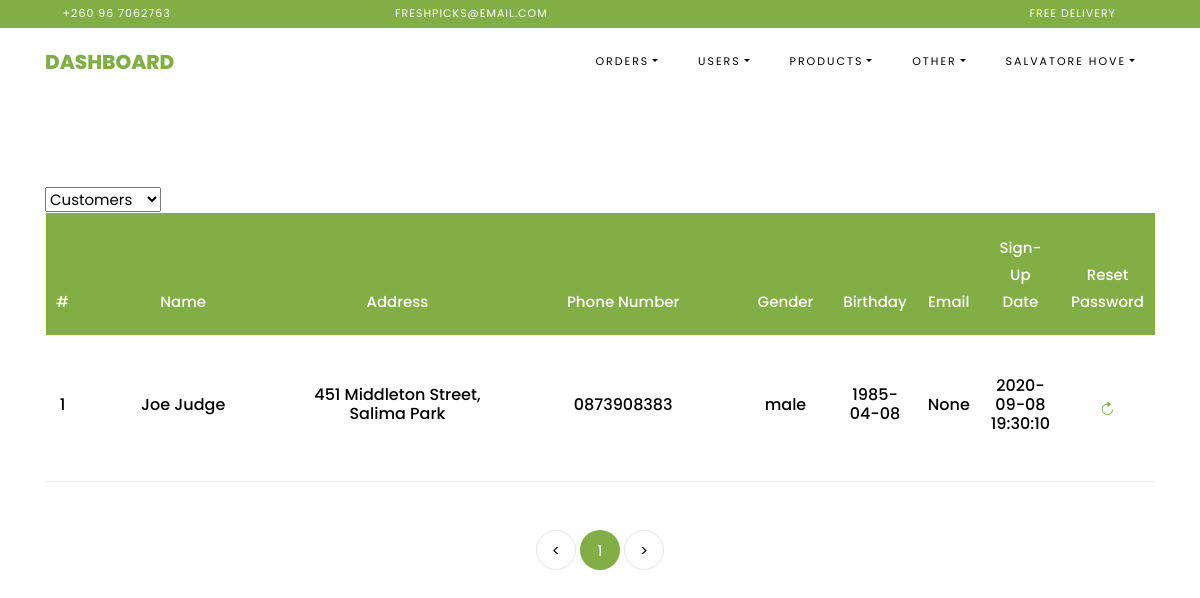
Screenshot of /admin/customers (signed in) with the database file from the repository.
### freshpicks/databaseModels.py (models this page shows, shortened)
class Customers(db.Model, UserMixin):
    id = db.Column(db.Integer, primary_key=True, autoincrement=True, unique=True)
    fullname = db.Column(db.String(), nullable=False)
    address = db.Column(db.String(), nullable=False)
    town = db.Column(db.String(), nullable=False)
    country = db.Column(db.String(), nullable=False)
    phone_number = db.Column(db.String(), nullable=False, unique=True)
    email_address = db.Column(db.String(), unique=True, nullable=True)
    gender = db.Column(db.String(), nullable=False)
    dob = db.Column(db.String(), nullable=False)
    password = db.Column(db.String(), nullable=True)
    terms_and_conditions = db.Column(db.Boolean(), nullable=False)
    date_registered = db.Column(db.TIMESTAMP(), default=datetime.datetime.now(), nullable=False)
    orders = db.relationship('Orders', backref='buyer', lazy=True)

### freshpicks/admins/routes.py (the view, shortened to what this page needs)
@admins.route('/admin/<path:view>')
def admin_view(view):
    if not g.admins:
        return redirect(url_for('.admin'))
    page = request.args.get('page', 1, type=int)
    if "orders" in view:
        orders = ""  # need this to handle the filter the orders  in the view
        order_type = "all_orders"
        if view == "pending_orders":
            orders = Orders.query.filter_by(status="pending").paginate(per_page=PER_PAGE_VIEW, page=page)
            order_type = "pending_orders"
        if view == "completed_orders":
            orders = Orders.query.filter_by(status="complete").paginate(per_page=PER_PAGE_VIEW, page=page)
            order_type = "completed_orders"
        elif view == "cancelled_orders":
            orders = Orders.query.filter_by(status="cancel").paginate(per_page=PER_PAGE_VIEW, page=page)
            order_type = "cancelled_orders"
        elif view == "all_orders":
            orders = Orders.query.paginate(per_page=PER_PAGE_VIEW, page=page)
        return render_template('admin/manage_orders.html', order_type=order_type, orders_list=orders)
    elif view == "customers":
        customer_list = Customers.query.order_by(Customers.fullname.asc()).paginate(per_page=PER_PAGE_VIEW, page=page)
        return render_template('admin/manage_customers.html', customer_list=customer_list)
    elif view == "admin_users":
        admin_list = AdminUsers.query.order_by(AdminUsers.username.asc()).paginate(per_page=PER_PAGE_VIEW, page=page)
        return render_template('admin/manage_users.html', admin_list=admin_list)
    elif view == "products":
        product_list = Products.query.order_by(Products.is_box.desc(), Products.name.asc()).paginate(
            per_page=PER_PAGE_VIEW, page=page)
        return render_template('admin/manage_products.html', product_list=product_list)
    return render_template('admin/manage_products.html', product_list=[])

### freshpicks/admins/routes.py (called while the page is built)
@admins.before_request
def before_request():
    g.admins = None
    if 'admin_username' in session:
        g.admins = session['admin_username']

### freshpicks/templates/admin/manage_customers.html (shortened to what this page needs)
{% extends 'admin/admin_template.html' %}
{% block navbar %}Dashboard{% endblock %}
{% block content %}
    <section class="ftco-section ftco-cart">
        <div class="container">
            <div class="row">
                <div class="col-md-12 ftco-animate">
                    <div class="cart-list">
                        <div>
                            <form action="{{ url_for('.admin_view', view='admin_users') }}">
                                <select class="dropdown-toggle" name="_manage_users"
                                        data-toggle="dropdown" aria-haspopup="true"
                                        onchange="this.form.submit()">
                                    <option selected disabled value="current">Customers</option>
                                </select>
                            </form>
                        </div>
                        <table class="table">
                            <thead class="thead-primary">
                            <tr class="text-center">
                                <th>#</th>
                                <th>Name</th>
                                <th>Address</th>
                                <th>Phone Number</th>
                                <th>Gender</th>
                                <th>Birthday</th>
                                <th>Email</th>
                                <th>Sign-Up Date</th>
                                <th>Reset Password</th>
                            </tr>
                            </thead>
                            <tbody>
                            {% if customer_list %}
                                {% for customer in customer_list.items %}
                                    <tr class="text-center">
                                        <td class="total">
                                            <h6>{{ customer.id }}</h6>
                                        </td>
                                        <td class="product-name">
                                            <h6>{{ customer.fullname }}</h6>
                                        </td>
                                        <td class="product-name">
                                            <h6>{{ customer.address }}</h6>
                                        </td>
                                        <td class="product-name">
                                            <h6>{{ customer.phone_number }}</h6>
                                        </td>
                                        <td class="product-name">
                                            <h6>{{ customer.gender }}</h6>
                                        </td>
                                        <td class="product-name">
                                            <h6>{{ customer.dob }}</h6>
                                        </td>
                                        <td class="product-name">
                                            <h6>{{ customer.email_address }}</h6>
                                        </td>
                                        <td class="product-name">
                                            <h6>{{ customer.date_registered.strftime("%Y-%m-%d %H:%M:%S") }}</h6>
                                        </td>
                                        <td class="product-name">
                                            <a href="{{ url_for('.password_reset', customer_id=customer.id) }}"
                                               class="alert-link">
                                                <span class="ion-ios-refresh"></span>
                                            </a>
                                        </td>
                                    </tr>
                                {% endfor %}
                            {% endif %}
                            </tbody>
                        </table>
                        <div class="row mt-5">
                            <div class="col text-center">
                                <div class="block-27">
                                    <ul>
                                        <li><a href="#">&lt;</a></li>
                                        {% for page_num in customer_list.iter_pages(left_edge=1, right_edge=1, left_current=1, right_current=2) %}
                                            {% if page_num %}
                                                {% if customer_list.page == page_num %}
                                                    <li class="active"
                                                        href="{{ url_for('.admin_view', view='customers', page=page_num) }}">
                                                        <span>{{ page_num }}</span></li>
                                                {% else %}
                                                    <li>
                                                        <a href="{{ url_for('.admin_view', view='customers', page=page_num) }}">{{ page_num }}</a>
                                                    </li>
                                                {% endif %}
                                            {% else %}
                                                <li>
                                                    <a href="{{ url_for('.admin_view', view='customers', page=right_edge) }}">...</a>
                                                </li>
                                            {% endif %}
                                        {% endfor %}
                                        <li><a href="#">&gt;</a>
                                        </li>
                                    </ul>
                                </div>
                            </div>
                        </div>
                    </div>
                </div>
            </div>
        </div>
    </section>
{% endblock %}

### rows the page displays
Customers: id "1", fullname "Joe Judge", address "451 Middleton Street, Salima Park", phone_number "0873908383", gender "male", dob "1985-04-08", email_address "None", date_registered "2020-09-08 19:30:10"

### other values shown
{{ session['name'] }} "SALVATORE HOVE"
{{ page_num }} "1"
